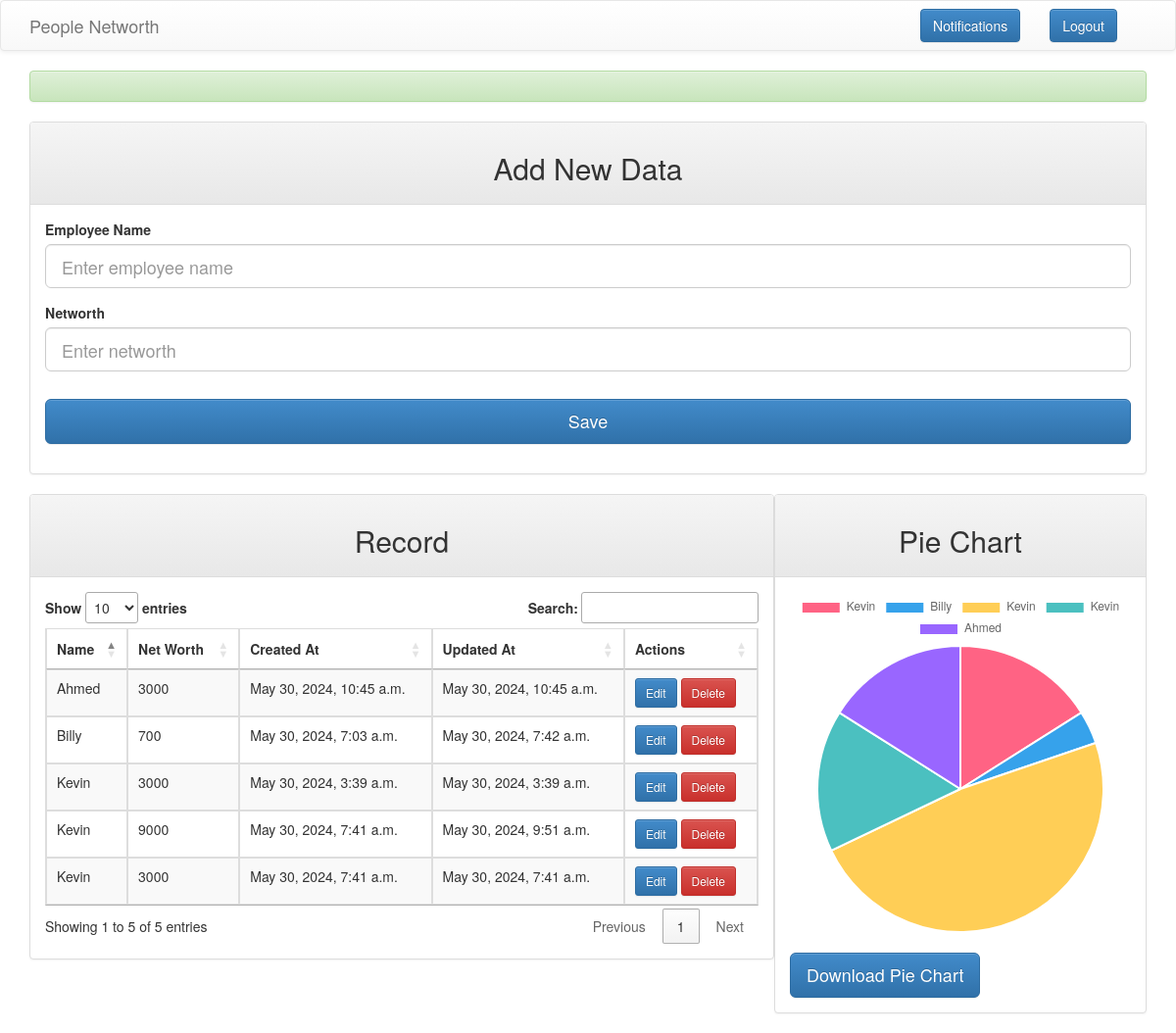
Screenshot of /home/ (signed in) with the database file from the repository.
### crudApp/models.py (models this page shows, shortened)
class Crud(models.Model):
    name = models.CharField(max_length=100)
    networth = models.DecimalField(max_digits=10, decimal_places=0)
    created_at = models.DateTimeField(auto_now_add=True)
    updated_at = models.DateTimeField(auto_now=True)

### crudApp/middlewares.py (the view)
  def wrapped_view(request, *args, **kwargs):
    if request.user.is_authenticated == False:
      return redirect('login')
    return view_function(request, *args, **kwargs)

### crudApp/forms.py (shortened to what this page needs)
class CrudForm(forms.ModelForm):
    class Meta:
        model = Crud
        fields = ['name', 'networth']

### crudApp/context_processors.py (called while the page is built)
def latest_notification(request):
    latest_notification = Notification.objects.all().order_by('-timestamp').first()
    return {
        'latest_notification': latest_notification
    }

### crudApp/templates/crudApp/home.html (shortened to what this page needs)
<!DOCTYPE html>
<html>
  <head>
    {% load static %}
    <link href="{% static 'css/bootstrap.min.css' %}" rel="stylesheet" />
    <link href="{% static 'css/bootstrap-theme.min.css' %}" rel="stylesheet" />
    <link href="{% static 'css/style.css' %}" rel="stylesheet" />
    <link rel="stylesheet" type="text/css" href="https://cdn.datatables.net/1.10.21/css/jquery.dataTables.css" />
  </head>
  <body>
    <nav class="navbar navbar-default" role="navigation">
      <div class="container">
        <div class="navbar-header">
          <a class="navbar-brand" href="{% url 'home' %}">People Networth</a>
        </div>
        <div class="collapse navbar-collapse navbar-ex1-collapse">
          <form method="post" class="navbar-form navbar-right" action="{% url 'logout' %}">
            <button type="submit" class="btn btn-primary btn">Logout</button>
          </form>
          <form method="post" class="navbar-form navbar-right" action="{% url 'notifications' %}">
            <button type="submit" class="btn btn-primary btn">Notifications</button>
          </form>
        </div>
      </div>
    </nav>
    <div class="container">
      <div id="notifications" class="alert alert-success text-center notify">
      </div>
      <div class="padding-head panel panel-default auth-box">
        <div class="panel-heading">
          <h2 class="text-center">Add New Data</h2>
        </div>
        <div class="panel-body px-2 add-data-form">
          <form method="post">
            <div class="form-group">
                <label for="id_name">Employee Name</label>
                <input type="text" name="name" class="form-control input-lg" id="id_name" placeholder="Enter employee name" required>
            </div>
            <div class="form-group form-group-last">
                <label for="id_networth">Networth</label>
                <input type="number" name="networth" class="form-control input-lg" id="id_networth" placeholder="Enter networth" required>
            </div>
            <button type="submit" class="btn btn-primary btn-lg btn-block">Save</button>
          </form>
        </div>
      </div>
      <div class="padding-head panel panel-default col-md-8">
        <div class="panel-heading">
          <h2 class="text-center">Record</h2>
        </div>
        <div class="panel-body px-2">
          <table id="profilesTable" class="table table-striped table-bordered" style="width: 100%">
            <thead class="thead-light">
              <tr>
                <th>Name</th>
                <th>Net Worth</th>
                <th>Created At</th>
                <th>Updated At</th>
                <th>Actions</th>
              </tr>
            </thead>
            <tbody>
              {% for profile in profiles %}
              <tr>
                <td>{{ profile.name }}</td>
                <td>{{ profile.networth }}</td>
                <td>{{ profile.created_at }}</td>
                <td>{{ profile.updated_at }}</td>
                <td>
                  <a href="{% url 'update' profile.id %}" class="btn btn-primary btn-sm">Edit</a>
                  <form action="{% url 'delete' profile.id %}" method="post" style="display: inline">
                    <button type="submit" class="btn btn-danger btn-sm">Delete</button>
                  </form>
                </td>
              </tr>
              {% endfor %}
            </tbody>
          </table>
        </div>
      </div>
      <div class="padding-head panel panel-default col-md-4">
        <div class="panel-heading">
          <h2 class="text-center">Pie Chart</h2>
        </div>
        <div class="panel-body">
          <canvas id="myPieChart" style="margin-bottom: 20px"></canvas>
          <button id="downloadPieChart" class="download-btn btn btn-lg btn-primary">Download Pie Chart</button>
          <script>
var ctx = document.getElementById("myPieChart").getContext("2d");
var chartData = JSON.parse("{{ chart_data|escapejs }}");
var myPieChart = new Chart(ctx, {
  type: "pie",
  data: chartData,
  options: {
    responsive: true,
    plugins: {
      legend: {
        position: "top",
      },
      tooltip: {
        callbacks: {
          label: function (tooltipItem) {
            var label = tooltipItem.label || "";
            if (label) {
              label += ": ";
            }
            label += Math.round(tooltipItem.raw * 100) / 100;
            return label;
          },
        },
      },
    },
  },
});
          </script>
        </div>
      </div>
    </div>
  </body>
</html>

### crudApp/static/css/style.css (style rules this page uses)
* { padding: 0; margin: 0; box-sizing: border-box; }
.auth-box { padding: 0 32px; }
.form-group-last { margin-bottom: 28px; }
.add-data-form { padding-bottom: 30px; }
.padding-head { padding: 0 !important; }
.download-btn { margin: 0 auto !important; }

### rows the page displays
Crud: name "Kevin", networth "3000", created_at "May 30, 2024, 3:39 a.m.", updated_at "May 30, 2024, 3:39 a.m."
Crud: name "Billy", networth "700", created_at "May 30, 2024, 7:03 a.m.", updated_at "May 30, 2024, 7:42 a.m."
Crud: name "Kevin", networth "9000", created_at "May 30, 2024, 7:41 a.m.", updated_at "May 30, 2024, 9:51 a.m."
Crud: name "Kevin", networth "3000", created_at "May 30, 2024, 7:41 a.m.", updated_at "May 30, 2024, 7:41 a.m."
Crud: name "Ahmed", networth "3000", created_at "May 30, 2024, 10:45 a.m.", updated_at "May 30, 2024, 10:45 a.m."
